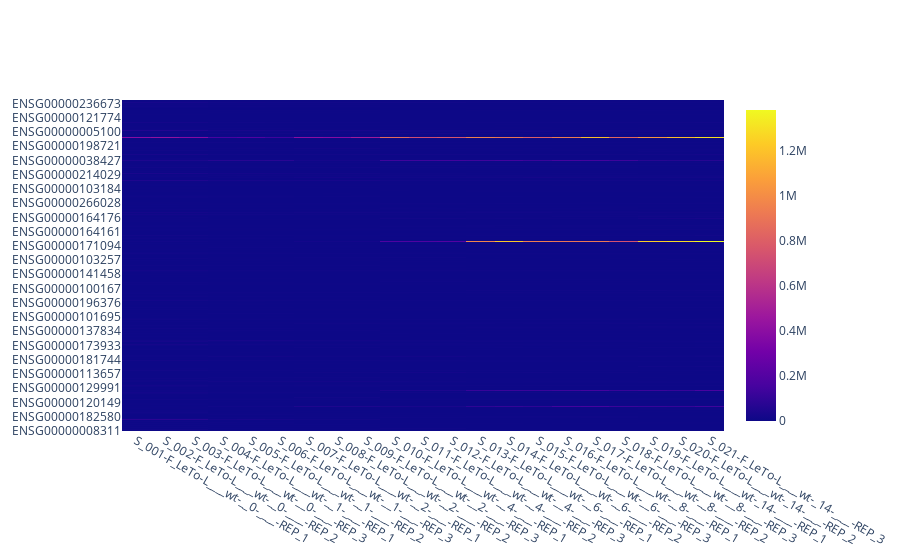

This figure's notebook cell:
### Code cell
fig = go.Figure(data=go.Heatmap(
                   z=df.values,
                   y=df.index.tolist(),
                   x=df.columns.tolist(),
                   hoverongaps = False))
fig.show()

### Figure 1 — Plotly figure (JSON) as saved in the notebook; plotly's stock layout.template omitted (floating-point values rounded to 4 significant figures; data arrays with more than 128 entries replaced by an {"elided": "..."} marker saying what was removed)
{"data": [{"hoverongaps": false, "type": "heatmap", "x": ["S_001-F_LeTo-L____wt-__0-____-REP_1", "S_002-F_LeTo-L____wt-__0-____-REP_2", "S_003-F_LeTo-L____wt-__0-____-REP_3", "S_004-F_LeTo-L____wt-__1-____-REP_1", "S_005-F_LeTo-L____wt-__1-____-REP_2", "S_006-F_LeTo-L____wt-__1-____-REP_3", "S_007-F_LeTo-L____wt-__2-____-REP_1", "S_008-F_LeTo-L____wt-__2-____-REP_2", "S_009-F_LeTo-L____wt-__2-____-REP_3", "S_010-F_LeTo-L____wt-__4-____-REP_1", "S_011-F_LeTo-L____wt-__4-____-REP_2", "S_012-F_LeTo-L____wt-__4-____-REP_3", "S_013-F_LeTo-L____wt-__6-____-REP_1", "S_014-F_LeTo-L____wt-__6-____-REP_2", "S_015-F_LeTo-L____wt-__6-____-REP_3", "S_016-F_LeTo-L____wt-__8-____-REP_1", "S_017-F_LeTo-L____wt-__8-____-REP_2", "S_018-F_LeTo-L____wt-__8-____-REP_3", "S_019-F_LeTo-L____wt-_14-____-REP_1", "S_020-F_LeTo-L____wt-_14-____-REP_2", "S_021-F_LeTo-L____wt-_14-____-REP_3"], "y": {"elided": "1000 str values"}, "z": {"elided": "1000x21 float values"}}], "layout": {}}
